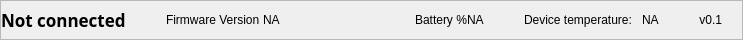
           <widget class="QFrame" name="main_footer">
            <property name="minimumSize">
             <size>
              <width>0</width>
              <height>40</height>
             </size>
            </property>
            <property name="maximumSize">
             <size>
              <width>16777215</width>
              <height>40</height>
             </size>
            </property>
            <property name="styleSheet">
             <string notr="true"/>
            </property>
            <property name="frameShape">
             <enum>QFrame::StyledPanel</enum>
            </property>
            <property name="frameShadow">
             <enum>QFrame::Raised</enum>
            </property>
            <layout class="QHBoxLayout" name="horizontalLayout_14">
             <property name="spacing">
              <number>0</number>
             </property>
             <property name="leftMargin">
              <number>0</number>
             </property>
             <property name="topMargin">
              <number>0</number>
             </property>
             <property name="rightMargin">
              <number>0</number>
             </property>
             <property name="bottomMargin">
              <number>0</number>
             </property>
             <item>
              <widget class="QLabel" name="ft_label_device_3">
               <property name="font">
                <font>
                 <family>DM Sans</family>
                 <pointsize>13</pointsize>
                 <weight>50</weight>
                 <italic>false</italic>
                 <bold>false</bold>
                </font>
               </property>
               <property name="styleSheet">
                <string notr="true"/>
               </property>
               <property name="text">
                <string>&lt;html&gt;&lt;head/&gt;&lt;body&gt;&lt;p&gt;&lt;span style=&quot; font-weight:600;&quot;&gt;Not connected&lt;/span&gt;&lt;/p&gt;&lt;/body&gt;&lt;/html&gt;</string>
               </property>
              </widget>
             </item>
             <item>
              <spacer name="horizontalSpacer_2">
               <property name="orientation">
                <enum>Qt::Horizontal</enum>
               </property>
               <property name="sizeHint" stdset="0">
                <size>
                 <width>40</width>
                 <height>20</height>
                </size>
               </property>
              </spacer>
             </item>
             <item>
              <layout class="QHBoxLayout" name="horizontalLayout_25">
               <item>
                <widget class="QLabel" name="ft_label_firmware">
                 <property name="styleSheet">
                  <string notr="true"/>
                 </property>
                 <property name="text">
                  <string>Firmware Version </string>
                 </property>
                </widget>
               </item>
               <item>
                <widget class="QLabel" name="ft_label_firmware_value">
                 <property name="text">
                  <string>NA</string>
                 </property>
                </widget>
               </item>
              </layout>
             </item>
             <item>
              <spacer name="horizontalSpacer">
               <property name="orientation">
                <enum>Qt::Horizontal</enum>
               </property>
               <property name="sizeHint" stdset="0">
                <size>
                 <width>135</width>
                 <height>20</height>
                </size>
               </property>
              </spacer>
             </item>
             <item>
              <layout class="QHBoxLayout" name="horizontalLayout_26">
               <property name="spacing">
                <number>0</number>
               </property>
               <item alignment="Qt::AlignHCenter">
                <widget class="QLabel" name="ft_label_battery">
                 <property name="styleSheet">
                  <string notr="true"/>
                 </property>
                 <property name="text">
                  <string>Battery %</string>
                 </property>
                </widget>
               </item>
               <item>
                <widget class="QLabel" name="ft_label_battery_value">
                 <property name="styleSheet">
                  <string notr="true"/>
                 </property>
                 <property name="text">
                  <string>NA</string>
                 </property>
                </widget>
               </item>
              </layout>
             </item>
             <item>
              <spacer name="horizontalSpacer_3">
               <property name="orientation">
                <enum>Qt::Horizontal</enum>
               </property>
               <property name="sizeHint" stdset="0">
                <size>
                 <width>40</width>
                 <height>20</height>
                </size>
               </property>
              </spacer>
             </item>
             <item>
              <layout class="QHBoxLayout" name="horizontalLayout_27">
               <property name="spacing">
                <number>10</number>
               </property>
               <item>
                <widget class="QLabel" name="ft_label_temp">
                 <property name="styleSheet">
                  <string notr="true"/>
                 </property>
                 <property name="text">
                  <string>Device temperature:</string>
                 </property>
                </widget>
               </item>
               <item>
                <widget class="QLabel" name="ft_label_temp_value">
                 <property name="text">
                  <string>NA</string>
                 </property>
                </widget>
               </item>
              </layout>
             </item>
             <item>
              <spacer name="horizontalSpacer_4">
               <property name="orientation">
                <enum>Qt::Horizontal</enum>
               </property>
               <property name="sizeHint" stdset="0">
                <size>
                 <width>40</width>
                 <height>20</height>
                </size>
               </property>
              </spacer>
             </item>
             <item>
              <widget class="QLabel" name="ft_label_version">
               <property name="styleSheet">
                <string notr="true"/>
               </property>
               <property name="text">
                <string>v0.1</string>
               </property>
               <property name="alignment">
                <set>Qt::AlignRight|Qt::AlignTrailing|Qt::AlignVCenter</set>
               </property>
              </widget>
             </item>
             <item>
              <widget class="QFrame" name="frame_size_grip">
               <property name="minimumSize">
                <size>
                 <width>20</width>
                 <height>20</height>
                </size>
               </property>
               <property name="maximumSize">
                <size>
                 <width>20</width>
                 <height>20</height>
                </size>
               </property>
               <property name="cursor">
                <cursorShape>SizeFDiagCursor</cursorShape>
               </property>
               <property name="frameShape">
                <enum>QFrame::NoFrame</enum>
               </property>
               <property name="frameShadow">
                <enum>QFrame::Raised</enum>
               </property>
              </widget>
             </item>
            </layout>
           </widget>
